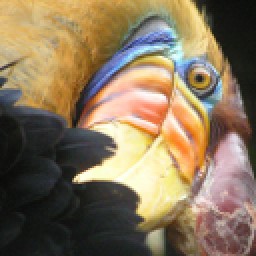
#> input picture test/data/bird_small.png, 128 x 128 px (shown 2 times larger)
$ jupyter execute --allow-errors Smarty-PCA.ipynb
#> lines starting #> are read from the running program, lines starting #| are printed output that depends on the picture
[cell 1]
#matplotlib inline
import numpy as np
import pylab as plt
import sys
import os
import matplotlib.cm as cm

# Simple - make smartypy visible and importable
sys.path.append(os.path.split(os.getcwd())[0])
#> (the rest of this cell did not finish here and is left out)

#> (a cell that did not finish here is left out)

## Simple Demo - Project 3D data onto 2D
Copied more or less from PrincipleComponentAnalysis.test_3d_vis()

Best seen in interactive window so you can scroll about. AKA run the actual test function in a python session

[cell 3]
from mpl_toolkits.mplot3d import Axes3D
import matplotlib.pyplot as plt

cm = plt.cm.get_cmap('hsv')

fig = plt.figure(); ax = fig.add_subplot(111, projection='3d')

im = plt.imread("../test/data/bird_small.png")
#> im is the input picture: shape (128, 128, 3) float32; mean R, G, B 0.531, 0.46, 0.358
x,y,channels = im.shape
#> x = 128; y = 128; channels = 3
X = np.reshape(im,(x*y,channels)).astype('float64')
ax.scatter(X[:,0], X[:,1], X[:,2],c=X[:,0],cmap=cm)
plt.title("3D Data");plt.show()
#> after `plt.title('3D Data')`:
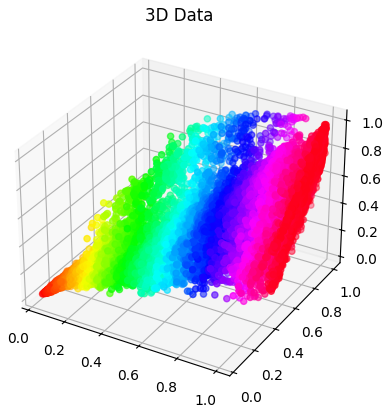
#> figure drawn by matplotlib, 1 panel

## Reduce to 2 dimensions
#> (the rest of this cell did not finish here and is left out)
